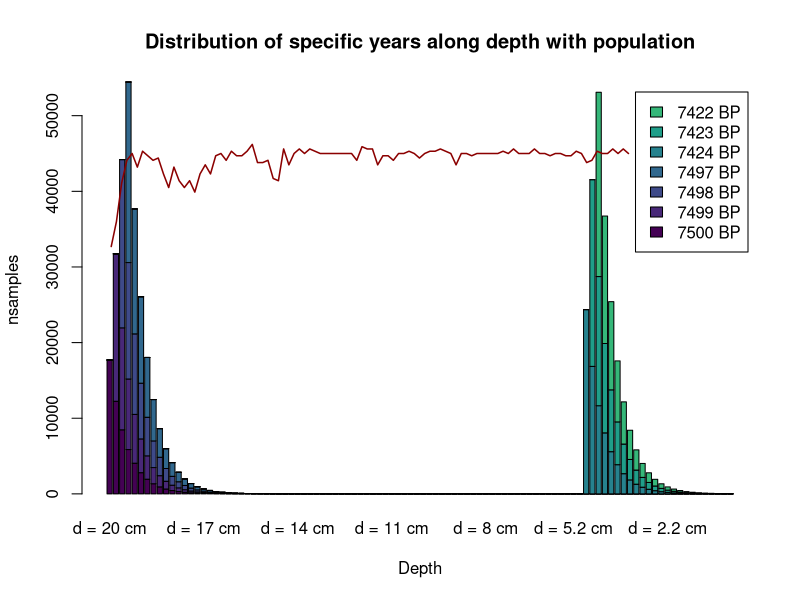

Here is the R script that generated this plot:
## ---- chunk 1
library(DiagrammeR)

grViz("
digraph record_formation {

graph [layout = dot, ## Set title and layout
       label = 'Record formation process',
       labelloc = 't'
       fontname = Helvetica,
       fontsize = 30]

# node definitions with substituted label text
node [fontname = Helvetica, ## General node definition
      style = filled,
      color = MistyRose]
      
## Per node definition
a [label = '@@1',
   fillcolor = cadetblue3]
b [label = '@@2',
   fillcolor = cadetblue1]
c [label = '@@3',
   fillcolor = cadetblue3]
d [label = '@@4',
   fillcolor = cadetblue1]
e [label = '@@5',
   fillcolor = cadetblue3]
f [label = '@@6',
   fillcolor = cadetblue,
   fixedsize = shape,
   width = 4.5,
   height = 1,
   fontsize = 30]

## General edge definition
edge [color = grey,
       arrowhead = vee,
       arrowtail = vee]

## Specific edges
a -> {c}
b -> {c}
c -> {f}
d -> {e}
e -> {f}
}

## Label definition
[1]: 'Pop (group size)'
[2]: 'Site function'
[3]: 'Anthropogenic deposition rates'
[4]: 'Site type'
[5]: 'Natural deposition rates'
[6]: 'Waste/sqrm'

")

## ---- chunk 2
grViz("
digraph record_formation {

graph [layout = dot, ## Set title and layout
       label = 'Record formation process',
       labelloc = 't'
       fontname = Helvetica,
       fontsize = 30]

# node definitions with substituted label text
node [fontname = Helvetica, ## General node definition
      style = filled,
      color = MistyRose]
      
## Per node definition
a [label = '@@1',
   fillcolor = cadetblue3]
b [label = '@@2',
   fillcolor = cadetblue,
   fixedsize = shape,
   width = 4.5,
   height = 1,
   fontsize = 30]

## General edge definition
edge [color = grey,
       arrowhead = vee,
       arrowtail = vee]

## Specific edges
a -> {b}
}

## Label definition
[1]: 'Pop (group size)'
[2]: 'Waste/sqrm'

")

## ---- chunk 3
grViz("
digraph record_formation {

graph [layout = dot, ## Set title and layout
       label = 'Record formation process',
       labelloc = 't'
       fontname = Helvetica,
       fontsize = 30]

# node definitions with substituted label text
node [fontname = Helvetica, ## General node definition
      style = filled,
      color = MistyRose]
      
## Per node definition
a [label = '@@1',
   fillcolor = cadetblue3]
b [label = '@@2',
   fillcolor = cadetblue3]
c [label = '@@3',
   fillcolor = cadetblue,
   fixedsize = shape,
   width = 4.5,
   height = 1,
   fontsize = 30]

## General edge definition
edge [color = grey,
       arrowhead = vee,
       arrowtail = vee]

## Specific edges
a -> {c}
b -> {c}
}

## Label definition
[1]: 'Anthropogenic deposition rates'
[2]: 'Natural deposition rates'
[3]: 'Waste/sqrm'

")

## ---- chunk 4

### Population protocol

## Function 1. Generation of population dynamics
#' @title Gpd
#' Returns a data.frame with two columns, where the number of rows is the number of
#' people. The first column contains the ages and the second column contains the sex.
#' @param x: Input data. A data frame or matrix with two columns and nrow = Initial
#' population. One row per individual. The first column is the age of the individual.
#' The second column is the sex of the individual, and must be c("F","M").
#' @param W_fer_age: Vector with two values. The first value is the youngest age
#' at which is considered that women can have children for prehistoric societies.
#'  The second value is the oldest age at which is considered that women can 
#'  have children. Default is c(10,30).
#' @param M_fer_age: Vector with two values. The first value is the youngest age
#' at which is considered that men can have children for prehistoric societies.
#' The second value is the oldest age at which is considered that men can have 
#' children. Default is c(15,40)
#' @param  P_o: Probability of a woman having a son per year. Default is 0.3.
#' @param prob: Probability that an individual will die if total population
#' exceeds K. Default is 0.8
#' @param K: Carrying capacity.
#' @param ...: This function uses the embedded function death(). 
#' Their arguments can be added.
#' @export

Gpd <- function(x, W_fer_age = c(10,45), M_fer_age = c(15,55),
                P_o = 0.3, prob = 0.8, K, ...){
  
  ### Process of having offspring
  
  # Female fertile population
  W <- x[x[,2]=="F",]
  W_fert <- W[W$Age>W_fer_age[1] & W$Age<W_fer_age[2],]
  
  # Male fertile population
  M <- x[x[,2]=="M",]
  M_fert <- M[M$Age>M_fer_age[1] & M$Age<M_fer_age[2],]
  
  ## Probability of having descendance per woman
  # Penalisation in case there are too few men
  pen <- round(nrow(M_fert)*2/nrow(W_fert),2) ## Assumes one man can have two women
  pen[pen>1] <- 1 ## The men penalisation can never multiply the birth rate per woman
  
  ## Probability of a woman having a son per year
  P_o <- P_o*pen
  
  Offspring <- sum(rbinom(nrow(W_fert),1,P_o))
  x$Age <- x$Age+1 ## They get one year older
  New_pop <- data.frame("Age" = rep(0,Offspring),                        
                        "Sex" = sample(c("M","F"),Offspring,prob=c(0.5,0.5),replace = TRUE))
  x <- rbind(x,New_pop)
  
  ### Process of dying
  
  vec_d <- apply(x,1,death,...)
  x <- x[vec_d==0,]
  
  ## Apply carrying capacty restrictions
  x <- K_lim(x, K = K, prob = prob)
  
  return(x)
}

## Function 2. Simulation of death process
#' @title death
#' Returns a value (0,1) where 0 = person lives and 1 = person dies, based
#' on pd (the probability matrix)
#' Thought to use with apply
#' @param x: An integer with the age of the person
#' @param pd: The probability matrix for mortality by age
#' @export

## The age-structured data frame is based on Gurven, Kaplan and Supa, 2007.
## It is extracted adapted after computation from their text (not graphs or tables)

death <- function(x,pd=data.frame("Age" = c(0:99),
                                  "P_d" = c(rep(0.14,1),
                                            rep(0.16,4),
                                            rep(0.05,5),
                                            rep(0.01,24),
                                            rep(0.03,14),
                                            rep(0.1,10),
                                            rep(0.3,42)))){
  age <- as.numeric(x[1])
  return(rbinom(1,1,prob = pd[pd$Age==age,2]))
}

## Function 3. Simulation of carrying capacity limitation
#' @title K_lim
#' If the population exceeds the carrying capacity, it eliminates oversize
#' with 0.8 probability per person exceeding.
#' @param x: Data frame or matrix. Population (number of people)
#' @param K: Integer. Carrying capacity. Provided by the user
#' @param prob: It is the probability of dying when surpassing carrying capacity
#' @export

K_lim <- function(x,K,prob = 0.8){
  p <- nrow(x)
  if (p>K){
    o <- rbinom(p-K,1,prob)
    o <- sum(o[o==1])
    o[o==0] <- 1 ## Avoids problem eliminating all the df if remove == 0
    x <- x[-sample(1:nrow(x),o,replace = FALSE),]
  }
  return(x)
}


## ---- chunk 5
## Function 4. 
#' @title A_rates
#' Simulation of samples generated per year (anthropogenic deposition rates)
#' Returns the Kilograms of bone produced per year in a site.
#' @param x: Integer (user provided), vector or data.frame. It is the number of 
#' people inhabiting the site. If data.frame, the number of people is the number 
#' of rows. If vector, it is the length of the vector.
#' @param kcalpers: Quantity of kilocalories consumed per year per adult person.
#' For easier computation, it has a range of [1.5,2.5]. Defaul is 2
#' @param kcalmeat_eat: Proportion of kilocalories extracted from meat. Range [0,1].
#' Default is 0.45, based on Cordain et al (2000)
#' @param kcalmeat_prod: Quantity of kiocalories per meat kilogram. Range [1,2.5]
#' Default is 1.5, considering goat meat.
#' @param in_camp_eat: Proportion of food consumed within the camp. Range [0,1]. 
#' Default is 0.55 based on Collette-Barbesque et al. (2016).
#' @param in_camp_stay: Proportion of time spent in a specific camp. Valid for 
#' groups with high mobility. The proportion is computed within the function, but
#' the user introduces the weeks of occupation of the camp, where the maximum is
#' 52 (full year). Default is 13 (weeks, or 0.25 of the year).
#' three months a year.
#' @param kg: Bone proportion for each animal consumed. Default is 0.07 for now, 
#' based on Johnston et al. (2021), but perhaps I should change that. Review
#' @export

A_rates <- function(x,
                   kcalpers = 2,
                   kcalmeat_eat = 0.45,
                   kcalmeat_prod = 1.5,
                   in_camp_eat = 0.55,
                   in_camp_stay = 13,
                   kg = 0.07){
  
  if (in_camp_stay > 52) stop('A year cannot have more than 52 weeks')
  
  if (is.data.frame(x) == TRUE){
    P <- nrow(x)
  } else if (length(x) == 1){
    P <- x
  } else {
    P <- length(x)
  }
  
  B <- kcalpers*365
  M <- kcalmeat_eat
  R <- kcalmeat_prod
  S <- in_camp_eat
  O <- round(in_camp_stay/52,2)
  Kg <- kg

  C <- B*M
  
  G <- (C*S)/R ## Quantity (in kg) of animal consumed per person in camp during year t
  
  A <- P*O*Kg*G ## kilograms of meat consumed within a camp by the group
  W <- round((1000*A)/4) ## samples extracted from that meat
  
  return(W)
}
## ---- chunk 6

## Function 5. 
#' @title D_along
#' It distributes the samples produced in one specific year along the depth of the
#' site, without any kind of post-depositional alteration, and according to 
#' pre-established post-deposition rates. Returns a vector with the samples exponentially
#' distributed. The vector is as long as L/r and the error (Pb) is considered.
#' @param x: Integer (user provided), vector or data.frame. It is the number samples
#' produced at a specifi 't'.
#' @param r: Is the deposition rates. At this moment, values > than 0.5 are not accepted.
#' If values with two or more decimals are provided, the function will automatically round 
#' the value to one decimal.
#' @param Max_bone_thickness: Maximum thickness of bones within the assemblage. Four
#' values are possible: small ('s') = 2.5 cm; medium ('m') = 5 cm; large ('l') = 10 cm
#' and very large ('vl') = 20 cm. Default is 'm'.
#' @param Pb: Proportion of samples buried sample at tmax, considering error. Pb 
#' cannot be higher or equal to 1. Default is 0.9999, which stands for 99.99%.
#' @export

D_along <- function(x,r, Max_bone_thickness = "m", Pb = .9999){
  
  # Define W
  W <- x
  
  # Define parameter r
  r <- round(r,1)
  if(r>0.5) stop("values > 0.5 are not accepted for param 'r'")
  
  # Define parameter Max_bone_thickness (L)
  if (Max_bone_thickness == 's'){
    L <- 2.5
  } else if (Max_bone_thickness == 'm'){
    L <- 5
  } else if (Max_bone_thickness == 'l'){
    L <- 10
  } else if (Max_bone_thickness == 'vl'){
    L <- 20
  }
  
  # Constraints for parameter Pb
  if (Pb >= 1) stop("Pb must be lower than 1")
  
  # Define tmax
  tm <- L/r
  ss <- rep(0,round(tm)) ## Vector to distribute samples over
  
  # Estimate lambda
  l <- -log(1-Pb)/tm
  tl <- 0 # Year where the sample is deposited
  tu <- 1 # Year when it is covered
  
  for (i in 1:tm){
    Wb <- W*(1-exp(-l*(tu-tl))) ## Apply formula
    Wbprev <- W*(1-exp(-l*((tu-1)-tl))) ## To substract values previous to tu
    ss[i] <- round(Wb-Wbprev) ## Number of samples for each year
    tu <- tu + 1
  }
  
  return(ss)
}

## ---- chunk 7
## Function 6. 
#' @title Pop_stoch
#' It reproduces the population stochastic process. The result is a vector with the 
#' number of individuals for each year.
#' @param Pop: Integer with the initial population
#' @param K: Only if model_pop = TRUE. In this case, it is the carrying capacity
#' @param ts: Time-span, the number of years considered for the process
#' @param prob: Probability that an individual will die if total population
#' exceeds K. Default is 0.8
#' @param K: Carrying capacity.
#' @param ...: This function uses the functions Gpd(), and thus it also uses
#' death() and K_lim(). The additional arguments can be added.
#' @export

Pop_stoch <- function(Pop, K, prob = 0.8, ts, ...){
  
  ## Create initial population
  Ip <- Pop
  Ip <- data.frame("Age" = sample(10:30,Ip,10:30, replace = TRUE),
                   "Sex" = sample(c("M","F"), Ip, prob = c(0.5,0.5), replace = TRUE))
    
  pop <- vector(length=ts)
  
  ## Run stochastic process  
  for (i in 1:ts){
    New_pop <- Gpd(Ip, K = K, prob = prob, ...)
    pop[i] <- nrow(New_pop)
    Ip <- Gpd(New_pop, K = K, prob = prob, ...)
  }
  
  return(pop)
}

## Function 7. 
#' @title Rec_c
#' It spreads the different amount of samples accord different profundities
#' @param x: Vector with the number of samples per year
#' @param persqm: If TRUE, the total record is divided by the area of the site
#' (in square meters), so that the output belongs to each square meter. Default is
#' FALSE
#' @param area: Only if persqm = TRUE. In this case, the total area of the site 
#' must be provided
#' @param ts: Time-span, the number of years considered for the process
#' @param InitBP: Initial year considered for the process. In BP.
#' @param ...: This function uses the functions D_along(). The additional 
#' arguments can be added.
#' @export

Rec_c <- function(x, persqm = FALSE, area, ts, InitBP, ...){
  
  ## Whether sqm division must be included or not
  if (persqm == TRUE){
    x <- x/area
  }
  
  ## Spread dates along different depths
  matdim <- length(x)
  mat <- matrix(nrow=matdim,ncol=matdim)
  
  for (i in 1:matdim){
    new <- D_along(x[i], ...)
    st <- i-1
    pos <- c(rep(0,st),new)
    pos <- pos[1:matdim]
    mat[,i] <- pos
  }
  mat[is.na(mat)] <- 0
  
  ## Names for columns (each year)
  years <- seq(InitBP,InitBP-ts)
  nyears <- c()
  for (i in 1:matdim){
    nyears[i] <- paste0(years[i], " BP")
  }
  colnames(mat) <- nyears
  
  ## Names for rows (each depth)
  ## Extract arguments as a list
  Extract_param <- function(x, ...){ 
    extras <- list(...)
    return(list(extras=extras)) 
  }

  dr <- Extract_param(D_along, ...)
  dr <- dr$extras$r
  
  d <- rev(cumsum(rep(dr,nrow(mat)))) ## computes depths
  rownames(mat) <- paste0("d = ", d, " cm")

  return(mat)
}

## ---- chunk 8
set.seed(1234)
Ps <- Pop_stoch(Pop=100, ts= 100, K = 150)
samp <- unlist(lapply(Ps,A_rates)) ## Extract sample per time steps
Rec <- Rec_c(samp, InitBP = 7500, ts = 100, r = 0.2, Max_bone_thickness = "m")
## ---- chunk 9

## Some nice plots
library(viridis)
## Plot dates
#sdate <- 1
#edate <- 5
#sdepth <- 1
#edepth <- 5
#barplot(Rec[sdepth:edepth,sdate:edate], col = viridis(10), legend = rownames(Rec)[sdate:edate],
#        xlab = "Years BP", ylab = "nsamples", main = "Distribution of samples for each year at different depths")

tRec <- t(Rec)
barplot(tRec[c(1:4,77:79),], col = viridis(10), legend = colnames(Rec)[c(1:4,77:79)],
        xlab = "Depth", ylab = "nsamples", main = "Distribution of specific years along depth with population")
lines(Ps*300, col = "darkred", lwd = 1.5)
